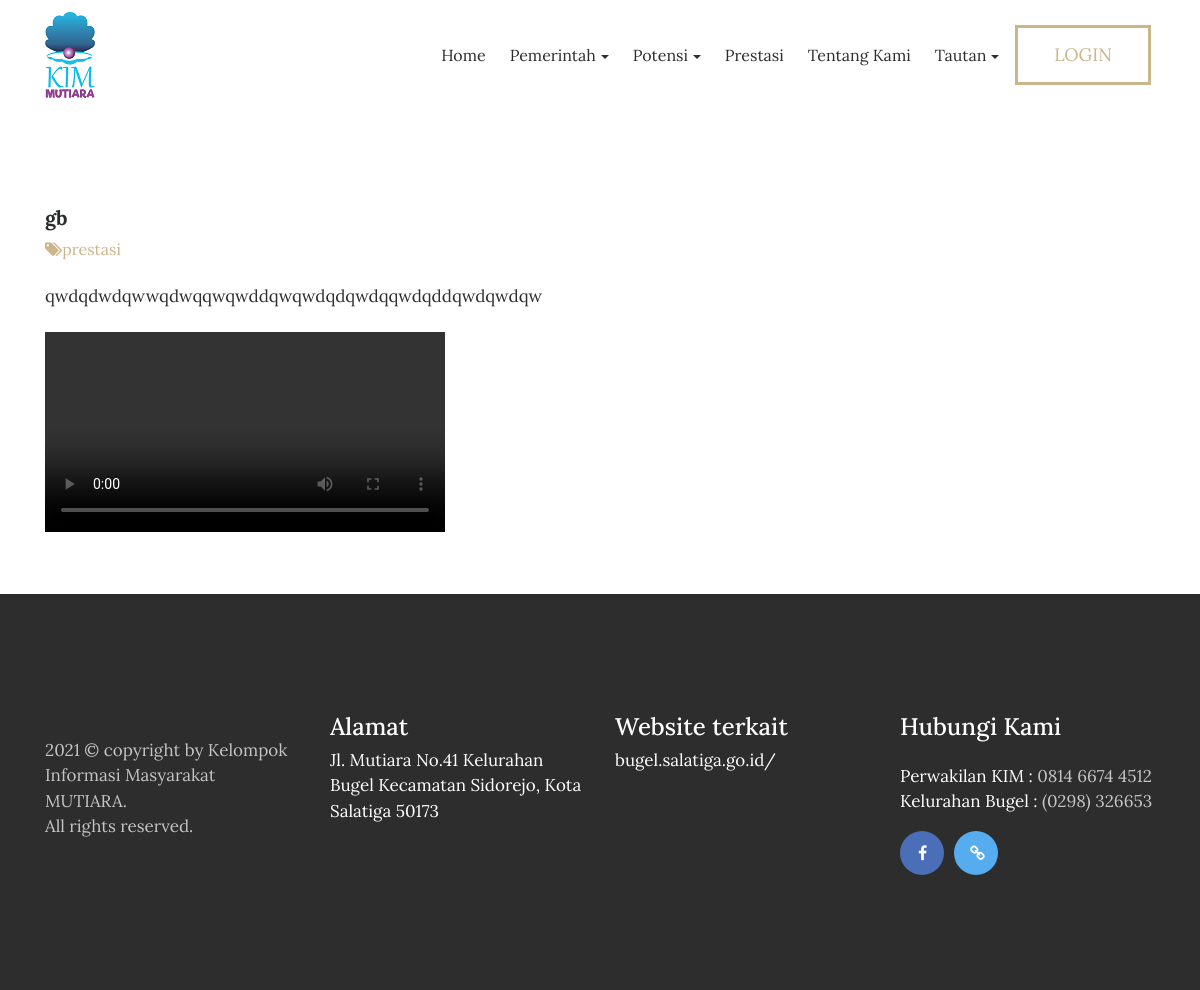
The page /index.php/DashboardUser/view_/19 on the database its author committed.
### tables this page shows
CREATE TABLE `prestasi_tb` (
  `id` int(11) NOT NULL,
  `nama` varchar(255) NOT NULL,
  `kategori` varchar(500) NOT NULL,
  `keterangan` varchar(15000) NOT NULL,
  `deskripsi` varchar(255) NOT NULL,
  `tanggal` varchar(30) NOT NULL,
  `gambar` varchar(255) NOT NULL,
  `created_at` timestamp NOT NULL DEFAULT current_timestamp()
);

### application/libraries/Template.php (called while the page is built)
<?php if (! defined('BASEPATH')) exit ('No Direct script allowed');
class Template {
    var $template_data = array();
    function  set ($name, $value)
    {
        $this->template_data[$name] = $value;
    }
    function load($template = '', $view = '', $view_data = array(), $return = false)
    {
        $this->CI =& get_instance();
        $this->set('konten', $this->CI->load->view($view, $view_data, TRUE));
        return $this->CI->load->view($template, $this->template_data, $return);
    }
}

### application/controllers/DashboardUser.php (called while the page is built, shortened)
<?php
class DashboardUser extends CI_Controller
{
    public function view_($id_postingan)
    {
        $cari  = $this->db->get_where('prestasi_tb', array('id' => $id_postingan));
        if ($cari->num_rows() > 0 ) {
            $data['detail'] = $cari->row_array();
            $data['tautan'] = $this->SiteUmum->getDataTautan()->result_array();
            $this->template->load('user/master', 'user/view', $data);
        } else {
            show_404();
        }
    }
}

### index.php (called while the page is built, shortened)
<?php
require_once BASEPATH.'core/CodeIgniter.php';

### application/views/user/view.php (the view, shortened to what this page needs)
<div class="container">
		<div class="row">
			<div class="col-md-12">
		 <?php
		  $array = array('jpg', 'png', 'jpeg');
		  $exp = explode('.', $detail['gambar']);
		 if(!in_array($exp[1], $array)) {?>
		 	<div class="blog-title_block">
					<h4><b><?= $detail['nama']?></b></h4>
					<a href="#"><i class="fa fa-tags" aria-hidden="true"></i><span><?php echo $detail['kategori'];?></span></a></h6>
				<?= $detail['keterangan'];?>
				</div>
			<video src="<?php echo base_url().'images/uploads/'.$detail['gambar']?>" class="blog-image_block" alt="<?= $detail['nama']?>"width="400px"controls>
                           <?php } else { ?>
			<img src="<?php echo base_url().'images/uploads/'.$detail['gambar']?>" class="blog-image_block" alt="<?= $detail['nama']?>" width="400px">
           <?php } ?>
			</div>
		</div>
	</div>
</section>

### rows shown on the page
prestasi_tb: nama "gb", kategori "prestasi", keterangan "qwdqdwdqwwqdwqqwqwddqwqwdqdqwdqqwdqddqwdqwdqw"
